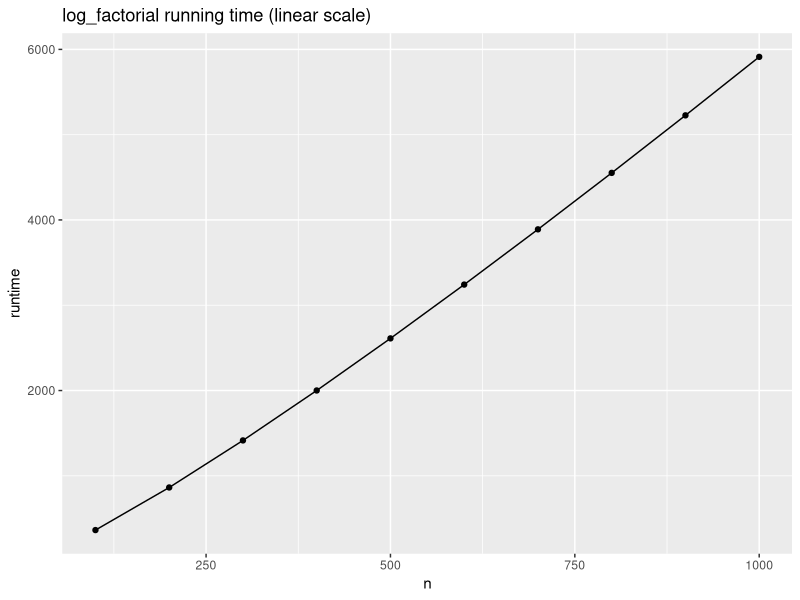
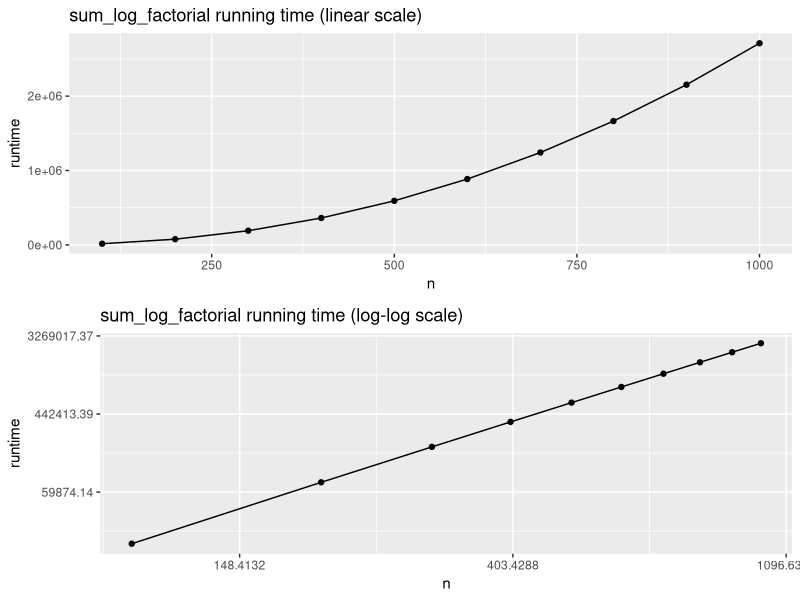
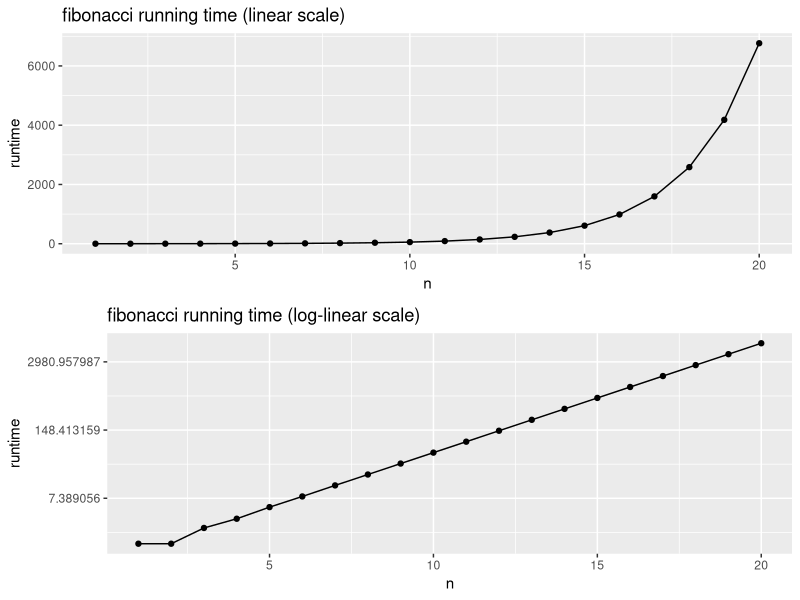

R code for these plots, in order:
options(expressions=500000)

library(ggplot2)


log_factorial <- function (n) {
  # Return the log of factorial(n) for any integer n > 0
  if (n <= 1)
    return (0)
  return (log(n) + log_factorial(n - 1))
}

sum_log_factorial <- function (n) {
  # Return the sum of log_factorial(i) for i in 1..n
  sum <- 0
  for(i in seq(1, n, 1)) {
    sum <- sum + log_factorial(i)
  }
  return (sum)
}

fibonacci <- function(n) {
  # Return nth Fibonacci number
  if (n <= 1)
    return (n)
  return (fibonacci(n - 1) + fibonacci(n - 2))
}

multiplot <- function(..., plotlist=NULL, file, cols=1, layout=NULL) {
  library(grid)
  
  # Make a list from the ... arguments and plotlist
  plots <- c(list(...), plotlist)
  
  numPlots = length(plots)
  
  # If layout is NULL, then use 'cols' to determine layout
  if (is.null(layout)) {
    # Make the panel
    # ncol: Number of columns of plots
    # nrow: Number of rows needed, calculated from # of cols
    layout <- matrix(seq(1, cols * ceiling(numPlots/cols)),
                     ncol = cols, nrow = ceiling(numPlots/cols))
  }
  
  if (numPlots==1) {
    print(plots[[1]])
    
  } else {
    # Set up the page
    grid.newpage()
    pushViewport(viewport(layout = grid.layout(nrow(layout), ncol(layout))))
    
    # Make each plot, in the correct location
    for (i in 1:numPlots) {
      # Get the i,j matrix positions of the regions that contain this subplot
      matchidx <- as.data.frame(which(layout == i, arr.ind = TRUE))
      
      print(plots[[i]], vp = viewport(layout.pos.row = matchidx$row,
                                      layout.pos.col = matchidx$col))
    }
  }
}

experiment <- function(func, iterations, step) {
  n_vector <- seq(step, iterations, by=step)
  time_vector <- sapply(n_vector, avg_time_execution, func=func)
  return(data.frame(n=n_vector, runtime=time_vector))
}

time_execution <- function(func, arg) {
  return(system.time(func(arg))[1])
}

avg_time_execution <- function(func, arg, n=5) {
  return(mean(replicate(n, func(arg))))
}

df_l <- experiment(log_factorial, 1000, 100)
df_s <- experiment(sum_log_factorial, 1000, 100)
df_f <- experiment(fibonacci, 20, 1)

ggplot(df_l, aes(x=n, y=runtime)) +
  geom_point() +
  geom_line() +
  ggtitle("log_factorial running time (linear scale)")

p1 <- ggplot(df_s, aes(x=n, y=runtime)) +
  geom_point() +
  geom_line() +
  ggtitle("sum_log_factorial running time (linear scale)")

p2 <- ggplot(df_s, aes(x=n, y=runtime)) +
  geom_point() +
  geom_line() +
  scale_x_continuous(trans="log") +
  scale_y_continuous(trans="log") +
  ggtitle("sum_log_factorial running time (log-log scale)")

multiplot(p1, p2)

p1 <- ggplot(df_f[], aes(x=n, y=runtime)) +
  geom_point() +
  geom_line() +
  ggtitle("fibonacci running time (linear scale)")

p2 <- ggplot(df_f[], aes(x=n, y=runtime)) +
  geom_point() +
  geom_line() +
  scale_y_continuous(trans="log") +
  ggtitle("fibonacci running time (log-linear scale)")

multiplot(p1, p2)